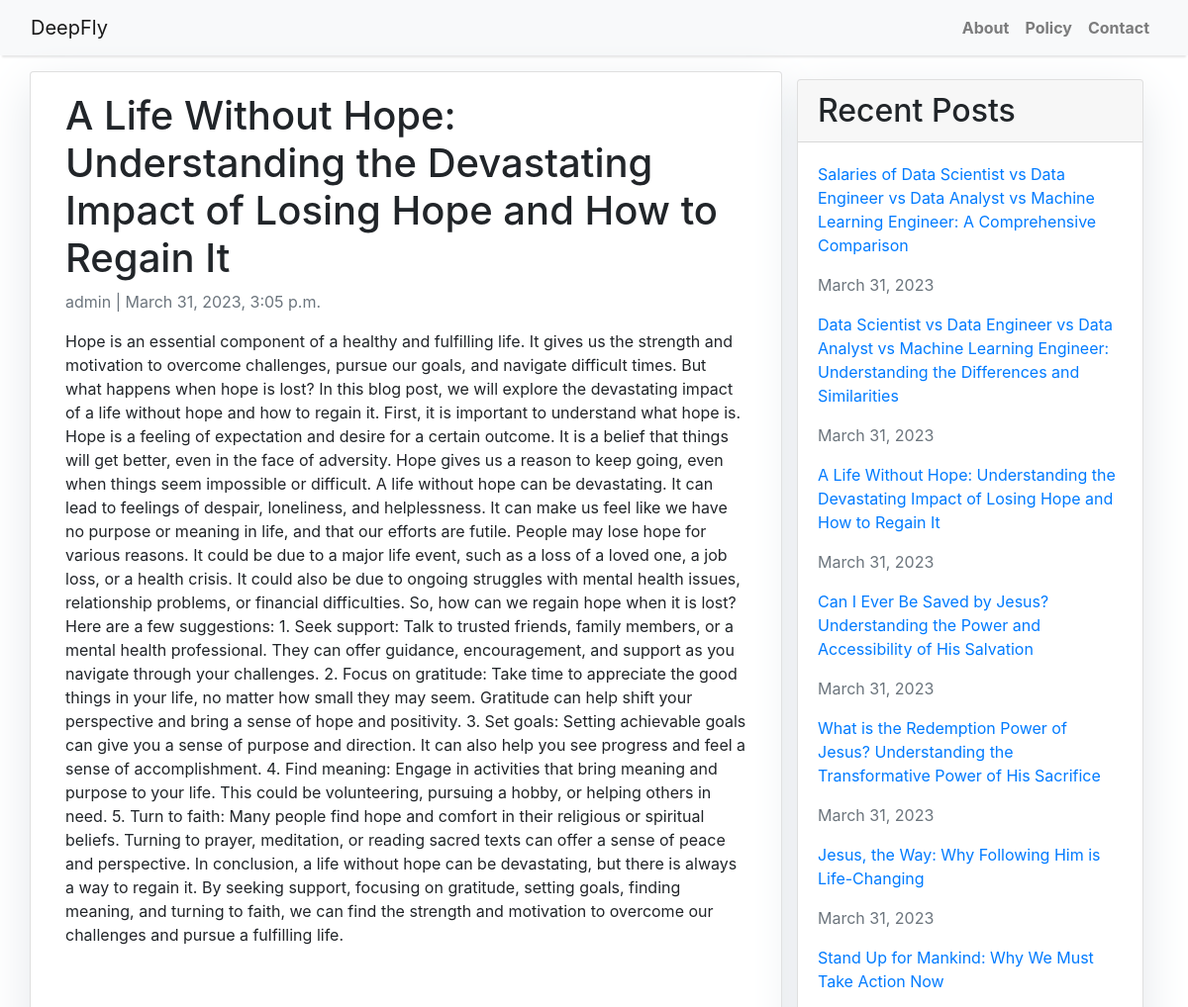
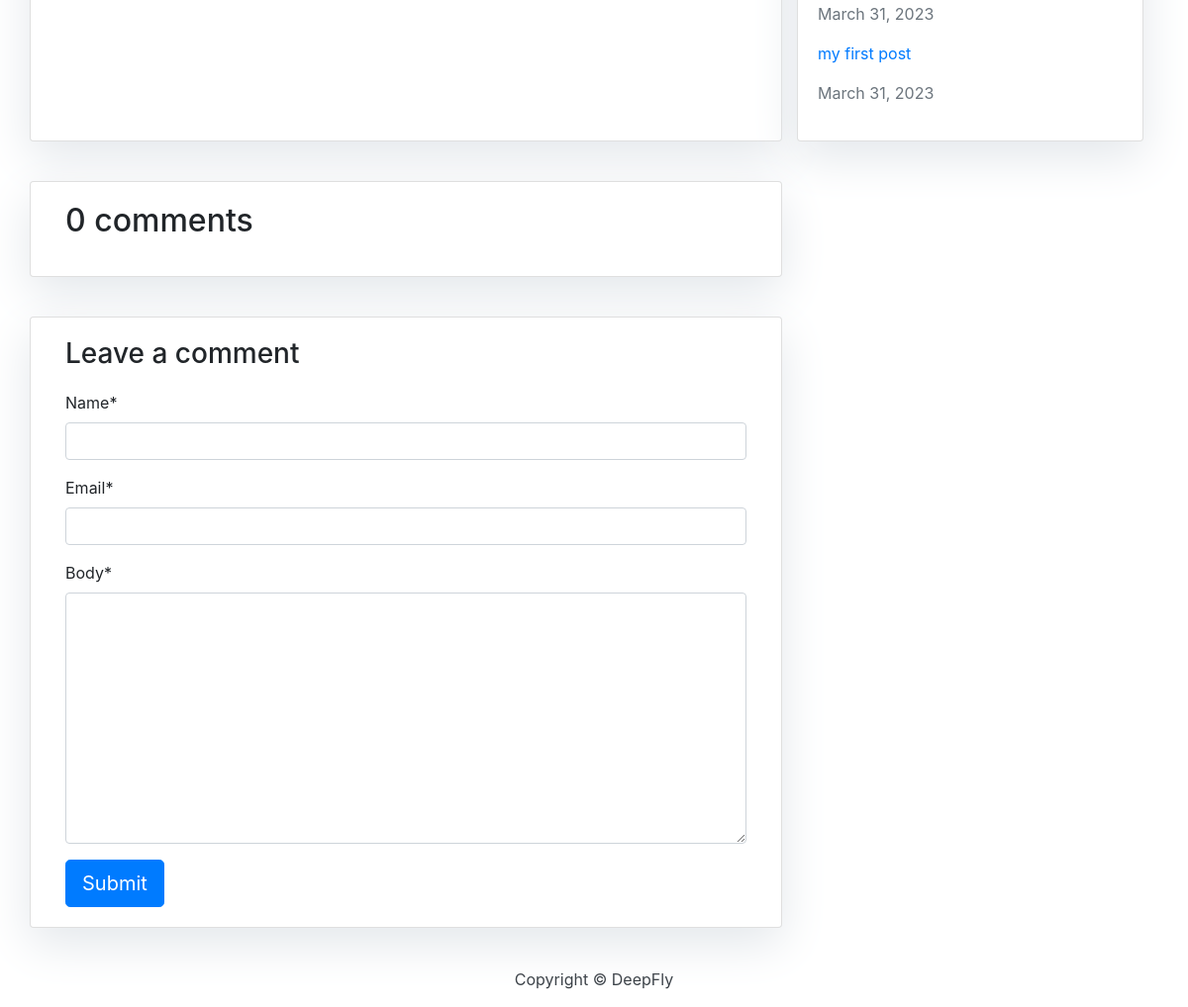
/a-life-without-hope-understanding-the-devastating-impact-of-losing-hope-and-how-to-regain-it/, run on the app's committed database (2 pictures, top to bottom).
### blog/models.py (models this page shows, shortened)
class Post(models.Model):
    title = models.CharField(max_length=200, unique=True)
    slug = models.SlugField(max_length=200, unique=True)
    author = models.ForeignKey(User, on_delete= models.CASCADE,related_name='blog_posts')
    updated_on = models.DateTimeField(auto_now= True)
    content = models.TextField()
    created_on = models.DateTimeField(auto_now_add=True)
    status = models.IntegerField(choices=STATUS, default=0)
    class Meta:
        ordering = ['-created_on']

### blog/views.py (the view)
# urls.py: path('<slug:slug>/', views.post_detail, name='post_detail'),
def post_detail(request, slug):
    template_name = 'post_detail.html'
    post = get_object_or_404(Post, slug=slug)
    comments = post.comments.filter(active=True)
    recent_posts = Post.objects.filter(created_on__lte=timezone.now()).order_by('-created_on')[:10]
    new_comment = None
    if request.method == 'POST':
        comment_form = CommentForm(data=request.POST)
        if comment_form.is_valid():
            new_comment = comment_form.save(commit=False)
            new_comment.post = post
            new_comment.save()
    else:
        comment_form = CommentForm()
    return render(request, template_name, {'post': post, \
                                        'comments': comments,\
                                        'new_comment': new_comment,\
                                        'comment_form': comment_form,\
                                        'recent_posts': recent_posts})

### blog/forms.py
class CommentForm(forms.ModelForm):
    class Meta:
        model = Comment
        fields = ('name', 'email', 'body')

### templates/post_detail.html (shortened to what this page needs)
{% extends 'base.html' %} {% block content %}
    {% load crispy_forms_tags %}
    <div class="container">
        <div class="row">
            <div class="col-md-8 card mb-4  mt-3 left  top">
                <div class="card-body">
                    <h1>{% block title %} {{ post.title }} {% endblock title %}</h1>
                    <p class=" text-muted">{{ post.author }} | {{ post.created_on }}</p>
                    <p class="card-text ">{{ post.content | safe }}</p>
                </div>
            </div>
            {% block sidebar %} {% include 'sidebar.html' %} {% endblock sidebar %}
            <div class="col-md-8 card mb-4  mt-3 ">
                <div class="card-body">
                    {% with comments.count as total_comments %}
                        <h2>{{ total_comments }} comments</h2>
                    {% endwith %}
                </div>
            </div>
            <div class="col-md-8 card mb-4  mt-3 ">
                <div class="card-body">
                    {% if new_comment %}
                        <div class="alert alert-success" role="alert">
                            Your comment is awaiting moderation
                        </div>
                    {% else %}
                        <h3>Leave a comment</h3>
                        <form method="post" style="margin-top: 1.3em;">
                            {{ comment_form | crispy }}
                            <button type="submit" class="btn btn-primary  btn-lg">Submit</button>
                        </form>
                    {% endif %}
                </div>
            </div>
        </div>
    </div>
{% endblock content %}

### templates/sidebar.html (shortened to what this page needs)
{% block sidebar %}
<div class="col-md-4 float-right">
    <div class="card my-4">
    <h2 class="card-header">Recent Posts</h2>
        <div class="card-body">
            {% for post in recent_posts %}
            <p><a href="{% url 'post_detail' post.slug %}">{{ post.title }}</a>
                <p class="card-text text-muted">{{ post.created_on|date:"F j, Y" }}</p>
            </p>
            {% endfor %}
        </div>
    </div>
</div>
{% endblock sidebar %}

### static/css/base.css (style rules this page uses)
body { font-family: "Roboto", sans-serif; font-size: 17px; background-color: #fdfdfd; }
.card { box-shadow: 0 16px 48px #E3E7EB; }

### templates/sidebar.html (style rules this page uses)
.card { box-shadow: 0 16px 48px #E3E7EB; }

### data on the page
Post: title "A Life Without Hope: Understanding the Devastating Impact of Losing Hope and How to Regain It", author "admin", created_on "March 31, 2023, 3:05 p.m.", content "Hope is an essential component of a healthy and fulfilling life. It gives us the strength and motivation to overcome challenges, pursue our goals, and navigate difficult times. But what happens when hope is lost? In this blog post, we will explore the devastating impact of a life without hope and how to regain it. First, it is important to understand what hope is. Hope is a feeling of expectation and desire for a certain outcome. It is a belief that things will get better, even in the face of adversity. Hope gives us a reason to keep going, even when things seem impossible or difficult. A life without hope can be devastating. It can lead to feelings of despair, loneliness, and helplessness.…", created_on "March 31, 2023"
Post: title "Salaries of Data Scientist vs Data Engineer vs Data Analyst vs Machine Learning Engineer: A Comprehensive Comparison", created_on "March 31, 2023"
Post: title "Data Scientist vs Data Engineer vs Data Analyst vs Machine Learning Engineer: Understanding the Differences and Similarities", created_on "March 31, 2023"
Post: title "Can I Ever Be Saved by Jesus? Understanding the Power and Accessibility of His Salvation", created_on "March 31, 2023"
Post: title "What is the Redemption Power of Jesus? Understanding the Transformative Power of His Sacrifice", created_on "March 31, 2023"
Post: title "Jesus, the Way: Why Following Him is Life-Changing", created_on "March 31, 2023"
Post: title "Stand Up for Mankind: Why We Must Take Action Now", created_on "March 31, 2023"
Post: title "my first post", created_on "March 31, 2023"

### other printed values
{{ total_comments }} "0"
